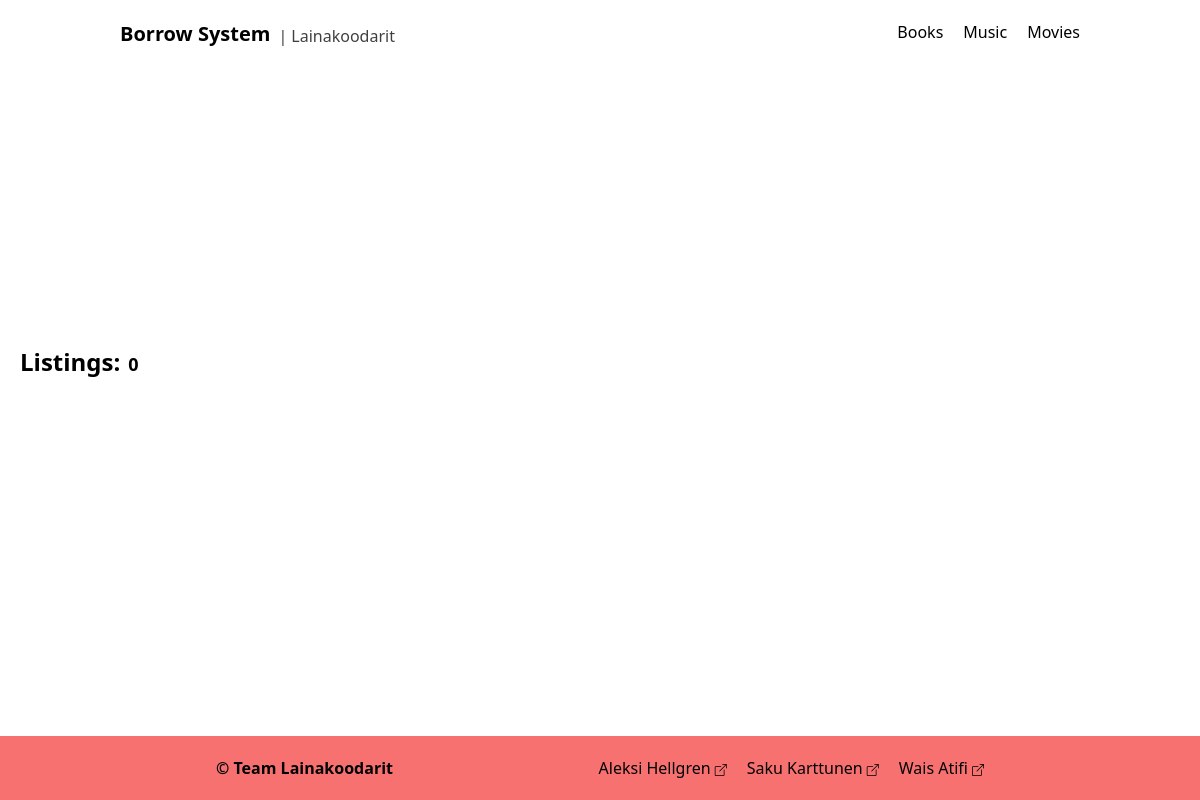
Page /list on the earlier database version.
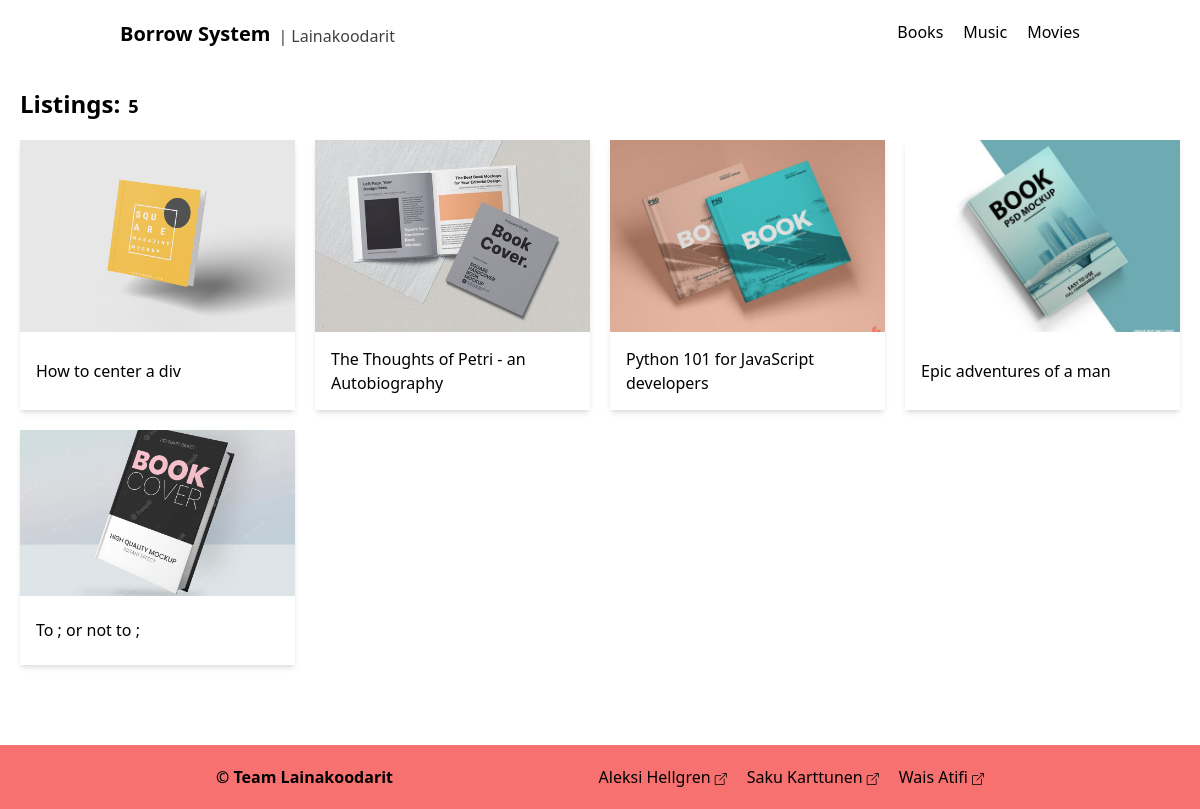
Same page on the later database version.
### borrow/models.py (models this page shows, shortened)
class Product(models.Model):
    name = models.CharField(max_length=50)
    genre = models.CharField(max_length=30)
    amount = models.SmallIntegerField(default=0)
    descrtiption = models.CharField(max_length=250)
    release_date = models.DateField(default=datetime.date.today)
    loaned_amount = models.SmallIntegerField(default=0)
    author = models.ManyToManyField(Author)
    genre = models.CharField(max_length=30, blank=True, null=True)
    language = models.CharField(max_length=30, blank=True, null=True)
    thumbnail_path = models.CharField(max_length=50)
    class Meta:
        ordering = ["name"]

### borrow/views.py (the view)
# urls.py: path('list', views.ProductListView.as_view(), name='list'),
class ProductListView(generic.ListView):
    template_name = 'borrow/product_list.html'
    context_object_name = 'listings'
    model = Product
    queryset = Product.objects.order_by('-release_date')

### borrow/templates/borrow/product_list.html (shortened to what this page needs)
{% extends 'base.html' %}
{% block content %}
  <header class="max-w-[1200px] mx-auto px-5 my-5">
    <div class="flex items-end gap-x-2 text-lg font-semibold">
      <h1 class="text-2xl font-bold">Listings:</h1>
      <p>{{ listings.count }}</p>
    </div>
  </header>
  <section class="max-w-[1200px] mx-auto px-5 mb-20">
    <div class="grid gap-5 sm:grid-cols-2 md:grid-cols-3 lg:grid-cols-4">
    {% for listing in listings %}
      <a href="{% url 'borrow:product' listing.id %}" draggable="false"
        class="product-card shadow-md flex flex-col select-none group">
        <div class="product-img overflow-hidden group relative sm:h-5/6">
          {% load static %}
          <img src="{% static listing.thumbnail_path %}" alt="{{ listing.name}} -thumbnail" width="200" height="200" draggable="false"
          class="object-cover w-full h-full transition-all group-hover:scale-110"/>
        </div>
        <div class="product-info px-4 py-2 flex items-center sm:h-2/6">
          <h3 class="line-clamp-1 group-hover:underline sm:line-clamp-2">{{ listing.name }}</h3>
        </div>
      </a>
    {% endfor %}
    </div>
  </section>
{% endblock %}

### templates/base.html (shortened to what this page needs)
<!DOCTYPE html>
<html lang="en">
  <head>
    <script src="https://cdn.tailwindcss.com"></script>
    <link rel="stylesheet" href="https://cdn.jsdelivr.net/npm/bootstrap-icons@1.10.4/font/bootstrap-icons.css"/>
    {% load static %}
  </head>
  <body class="min-h-screen min-h-[100svh] flex flex-col justify-between">
    <nav class="w-full max-w-[1000px] mx-auto flex justify-between p-5">
      <div class="flex gap-x-2 justify-center items-end">
        <a href="{% url 'borrow:index' %}" class="text-center text-xl font-bold">Borrow System</a>
        <p class="text-center opacity-75 hidden sm:block">| Lainakoodarit</p>
      </div>
      <ul class="flex gap-x-5">
        <li>
          <a href="{% url 'borrow:list' %}">Books</a>
        </li>
        <li>Music</li>
        <li>Movies</li>
      </ul>
    </nav>
    <div>
      {% block content %}
      {% endblock %}
    </div>
    <footer class="bg-red-400 p-5">
      <div class="mx-auto max-w-3xl flex gap-x-10 sm:justify-between flex-col gap-y-2 text-center sm:text-start sm:flex-row">
        <p class="font-semibold">&copy; Team Lainakoodarit</p>
        <div class="flex flex-wrap gap-y-1 gap-x-5 justify-center">
          <a href="https://github.com/AleksiHel" target="_blank" class="transition-all hover:opacity-50">Aleksi Hellgren<i class="bi bi-box-arrow-up-right text-xs pl-1"></i></a>
          <a href="https://github.com/sakuexe" target="_blank" class="transition-all hover:opacity-50">Saku Karttunen<i class="bi bi-box-arrow-up-right text-xs pl-1"></i></a>
          <a href="https://github.com/Waisatifi" target="_blank" class="transition-all hover:opacity-50">Wais Atifi<i class="bi bi-box-arrow-up-right text-xs pl-1"></i></a>
        </div>
      </div>
    </footer>
  </body>
</html>

Differences in the rows shown:
added Product: thumbnail_path (placeholder picture), name "How to center a div"
added Product: thumbnail_path (placeholder picture), name "The Thoughts of Petri - an Autobiography"
added Product: thumbnail_path (placeholder picture), name "Python 101 for JavaScript developers"
added Product: thumbnail_path (placeholder picture), name "Epic adventures of a man"
added Product: thumbnail_path (placeholder picture), name "To ; or not to ;"
Other differences:
{{ listings.count }}: "0" → "5"
